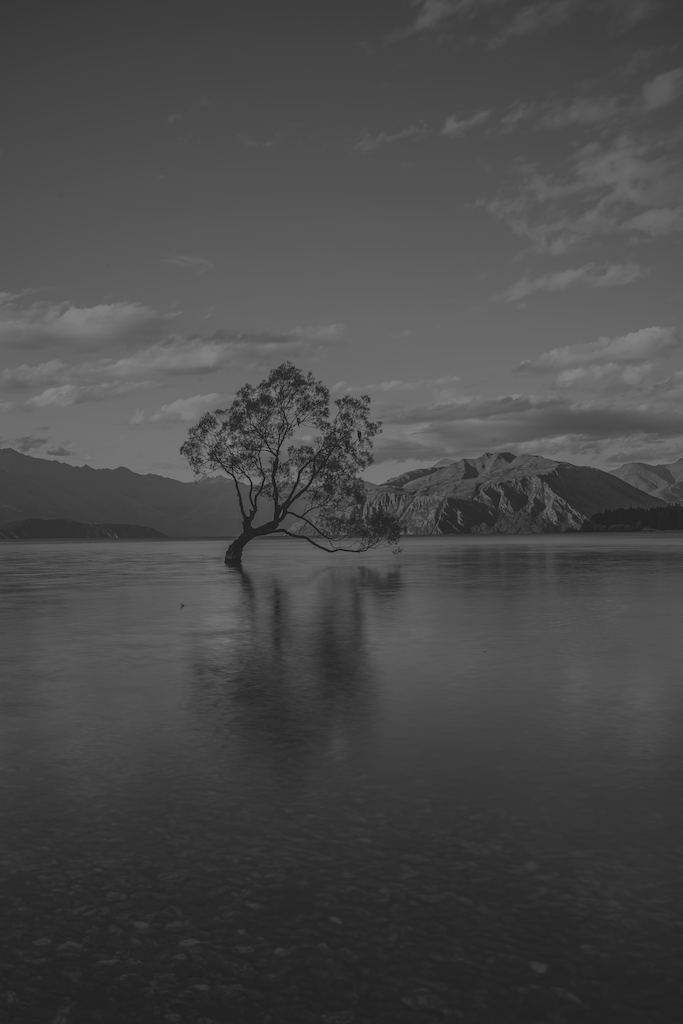
%> input picture Lab-3/assets/lake&tree.png, 683 x 1024 px
$ octave task7_lake.m   (GNU Octave 9; MATLAB toolbox functions it lacks are replaced by stand-ins)
%> lines starting %> are read from the running program, lines starting %| are printed output that depends on the picture
% task 7 - lake&tree
% original image
f = imread('assets/lake&tree.png');
%> f is the input picture: size 1024x683 uint8; min 0, max 135, mean 72.5

imhist(f);
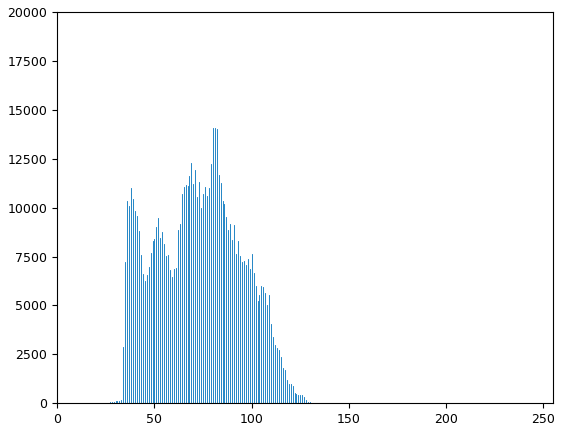
%> figure redrawn from the program's plot data; highest point at x = 80, y = 14075

% gamma correction
g1 = imadjust(f, [0.15 0.5], [0 1]);
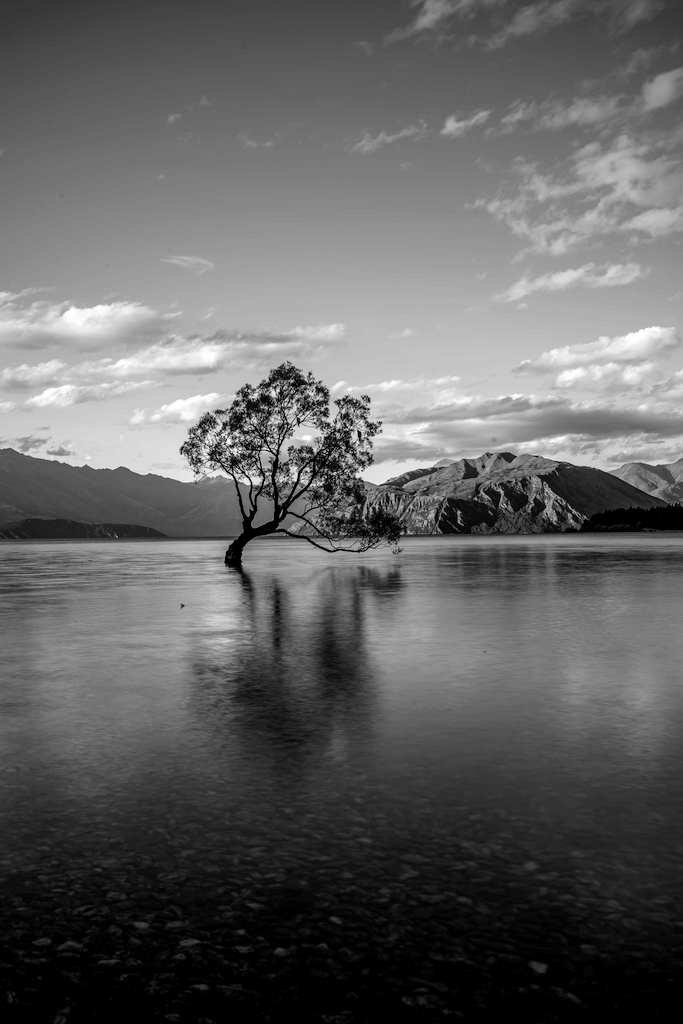
%> g1: size 1024x683 uint8; min 0, max 255, mean 98.1

h = histeq(g1,256);
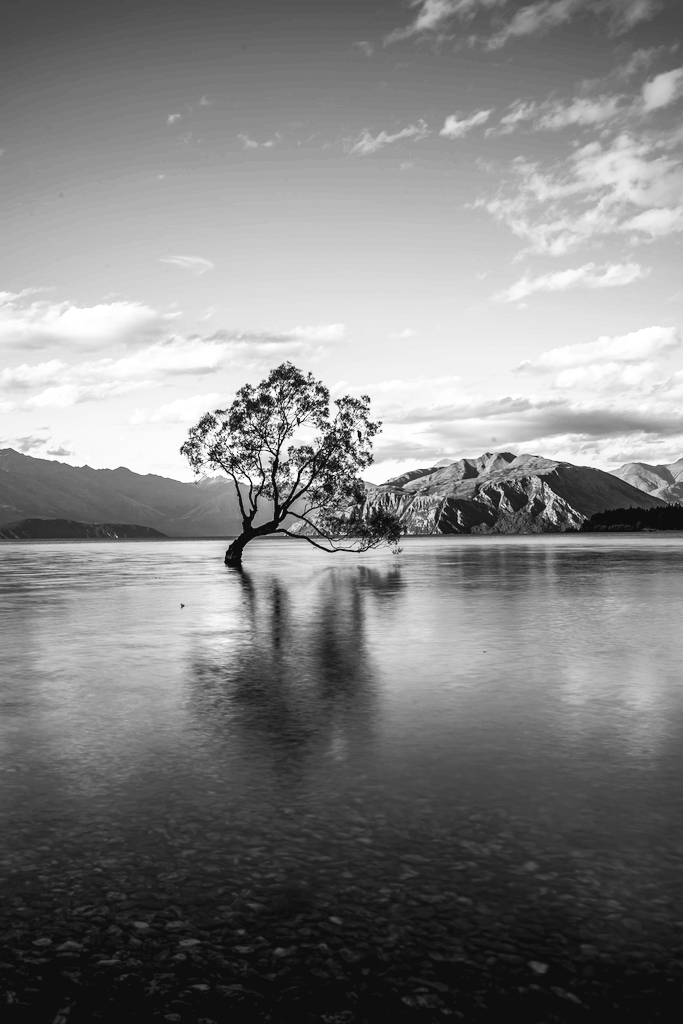
%> h: size 1024x683 uint8; min 14, max 255, mean 129

% contrast-stretching
r = double(f);  % uint8 to double conversion
k = mean2(r);   % find mean intensity of image
%> k = 72.48
E = 5;
s = 1 ./ (1.0 + (k ./ (r + eps)) .^ E);
g2 = uint8(255*s);

figure;
montage({f, g1, h, g2}, 'Size', [1 4])
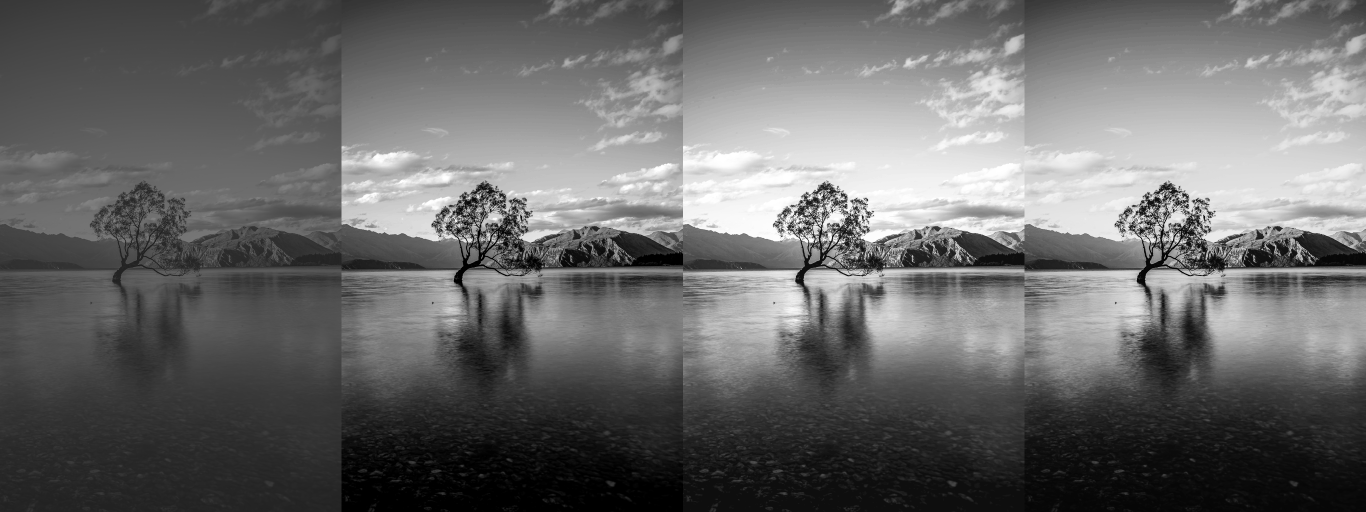
%> displayed picture: size 1024x2732, on the screen's scale of 0 to 255 (shown at 1/2 size); min 0, max 255, mean 105.2

$ run again, with Lab-3/assets/breastXray.tif saved as Lab-3/assets/lake&tree.png
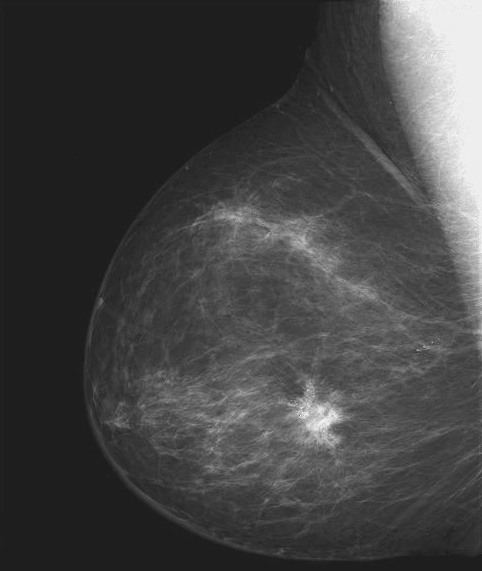
%> input picture Lab-3/assets/breastXray.tif, 482 x 571 px
%> f is the input picture: size 571x482 uint8; min 21, max 255, mean 66.7
%> `h = histeq(g1,256);`:
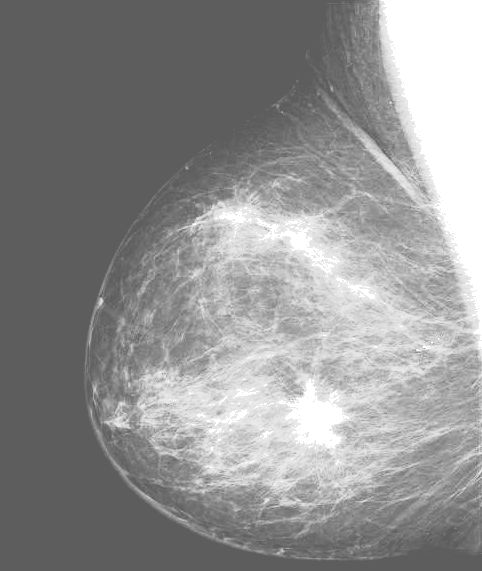
%> h: size 571x482 uint8; min 93, max 255, mean 145.6
%> k = 66.72
%> `montage({f, g1, h, g2}, 'Size', [1 4])`:
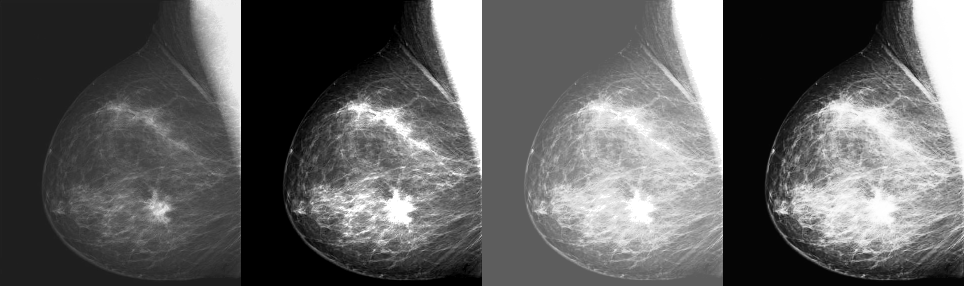
%> displayed picture: size 571x1928, on the screen's scale of 0 to 255 (shown at 1/2 size); min 0, max 255, mean 96.3
